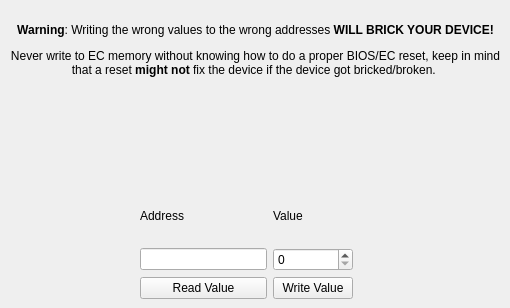
      <widget class="QWidget" name="debugTab">
       <attribute name="title">
        <string>Debug</string>
       </attribute>
       <widget class="QLabel" name="label_10">
        <property name="geometry">
         <rect>
          <x>10</x>
          <y>10</y>
          <width>491</width>
          <height>121</height>
         </rect>
        </property>
        <property name="text">
         <string>&lt;html&gt;&lt;head/&gt;&lt;body&gt;&lt;p align=&quot;center&quot;&gt;&lt;span style=&quot; font-weight:700;&quot;&gt;Warning&lt;/span&gt;: Writing the wrong values to the wrong addresses &lt;span style=&quot; font-weight:700;&quot;&gt;WILL BRICK YOUR DEVICE!&lt;/span&gt;&lt;/p&gt;&lt;p align=&quot;center&quot;&gt;Never write to EC memory without knowing how to do a proper BIOS/EC reset, keep in mind that a reset &lt;span style=&quot; font-weight:700;&quot;&gt;might not&lt;/span&gt; fix the device if the device got bricked/broken. &lt;/p&gt;&lt;p align=&quot;center&quot;&gt;&lt;br/&gt;&lt;/p&gt;&lt;/body&gt;&lt;/html&gt;</string>
        </property>
        <property name="wordWrap">
         <bool>true</bool>
        </property>
       </widget>
       <widget class="QWidget" name="layoutWidget">
        <property name="geometry">
         <rect>
          <x>140</x>
          <y>190</y>
          <width>213</width>
          <height>109</height>
         </rect>
        </property>
        <layout class="QGridLayout" name="gridLayout_6">
         <item row="2" column="0">
          <widget class="QPushButton" name="ReadValueButton">
           <property name="text">
            <string notr="true">Read Value</string>
           </property>
          </widget>
         </item>
         <item row="2" column="1">
          <widget class="QPushButton" name="WriteValueButton">
           <property name="text">
            <string notr="true">Write Value</string>
           </property>
          </widget>
         </item>
         <item row="1" column="0">
          <widget class="QLineEdit" name="addressEdit"/>
         </item>
         <item row="1" column="1">
          <widget class="QSpinBox" name="ValueSpinBox">
           <property name="maximum">
            <number>255</number>
           </property>
          </widget>
         </item>
         <item row="0" column="1">
          <widget class="QLabel" name="label_2">
           <property name="text">
            <string notr="true">Value</string>
           </property>
          </widget>
         </item>
         <item row="0" column="0">
          <widget class="QLabel" name="label">
           <property name="text">
            <string notr="true">Address</string>
           </property>
          </widget>
         </item>
        </layout>
       </widget>
      </widget>
